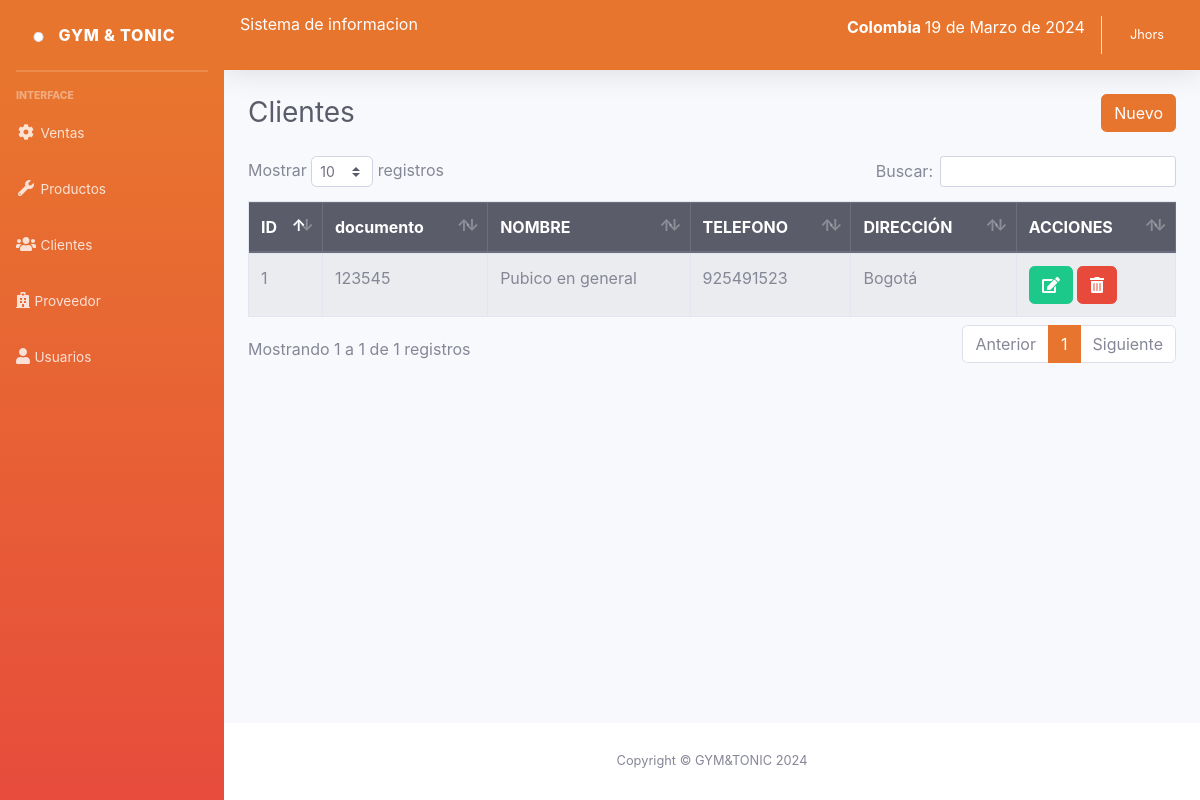
The app's page /sistema/lista_cliente.php (signed in), older data.
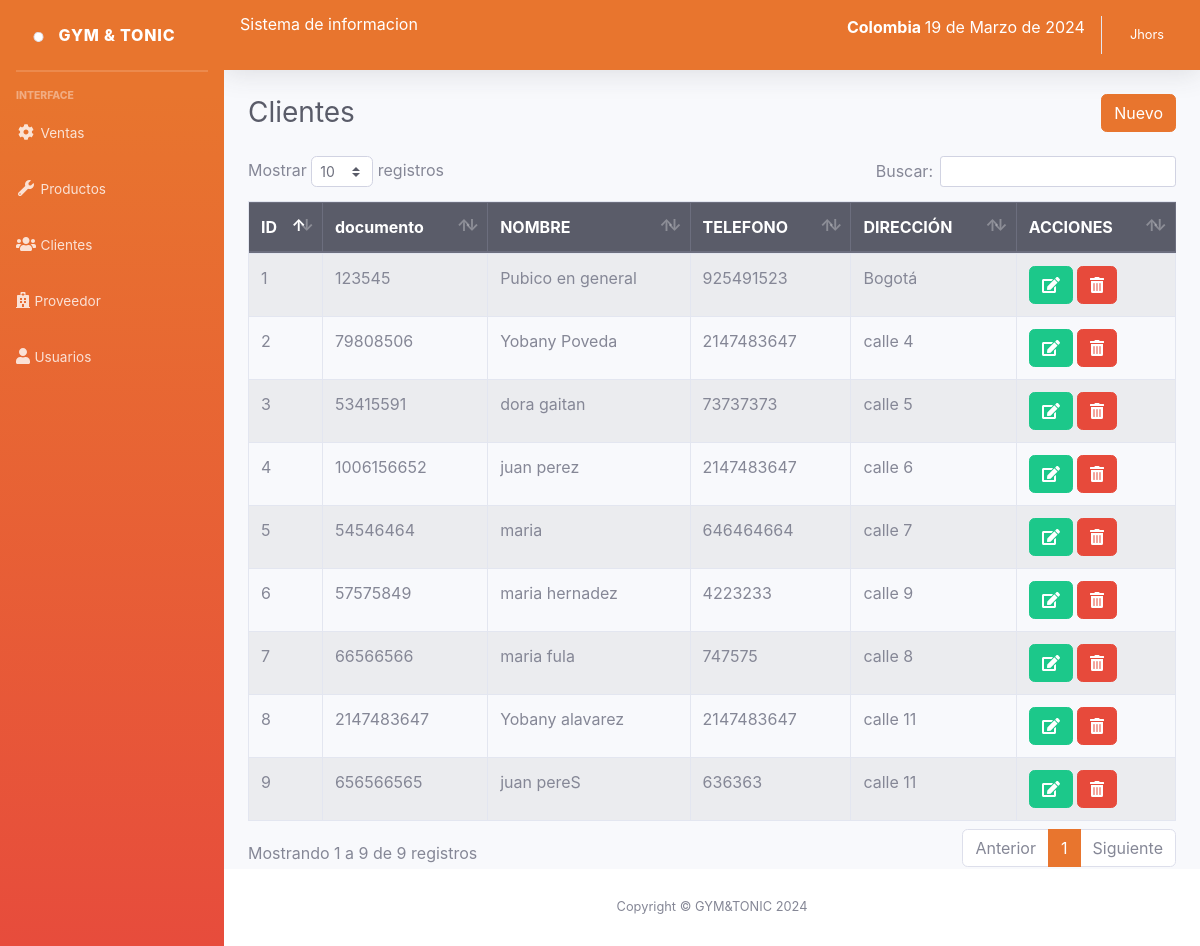
The same page, newer data.
### tables this page shows
CREATE TABLE `cliente` (
  `idcliente` int(11) NOT NULL,
  `documento` int(11) DEFAULT NULL,
  `nombre` varchar(100) NOT NULL,
  `telefono` int(15) NOT NULL,
  `direccion` varchar(200) NOT NULL,
  `usuario_id` int(11) NOT NULL
);

### sistema/includes/functions.php (called while the page is built, shortened)
<?php
	function fechaColombia(){
		$mes = array("","Enero",
					  "Febrero",
					  "Marzo",
					  "Abril",
					  "Mayo",
					  "Junio",
					  "Julio",
					  "Agosto",
					  "Septiembre",
					  "Octubre",
					  "Noviembre",
					  "Diciembre");
		return date('d')." de ". $mes[date('n')] . " de " . date('Y');
	}
 ?>

### sistema/lista_cliente.php (the view)
<?php include_once "includes/header.php"; ?>
<div class="container-fluid">
	<div class="d-sm-flex align-items-center justify-content-between mb-4">
		<h1 class="h3 mb-0 text-gray-800">Clientes</h1>
		<a href="registro_cliente.php" class="btn btn-primary">Nuevo</a>
	</div>
	<div class="row">
		<div class="col-lg-12">
			<div class="table-responsive">
				<table class="table table-striped table-bordered" id="table">
					<thead class="thead-dark">
						<tr>
							<th>ID</th>
							<th>documento</th>
							<th>NOMBRE</th>
							<th>TELEFONO</th>
							<th>DIRECCIÓN</th>
							<?php if ($_SESSION['rol'] == 1) { ?>
							<th>ACCIONES</th>
							<?php } ?>
						</tr>
					</thead>
					<tbody>
						<?php
						include "../conexion.php";
						$query = mysqli_query($conexion, "SELECT * FROM cliente");
						$result = mysqli_num_rows($query);
						if ($result > 0) {
							while ($data = mysqli_fetch_assoc($query)) { ?>
								<tr>
									<td><?php echo $data['idcliente']; ?></td>
									<td><?php echo $data['documento']; ?></td>
									<td><?php echo $data['nombre']; ?></td>
									<td><?php echo $data['telefono']; ?></td>
									<td><?php echo $data['direccion']; ?></td>
									<?php if ($_SESSION['rol'] == 1) { ?>
									<td>
										<a href="editar_cliente.php?id=<?php echo $data['idcliente']; ?>" class="btn btn-success"><i class='fas fa-edit'></i></a>
										<form action="eliminar_cliente.php?id=<?php echo $data['idcliente']; ?>" method="post" class="confirmar d-inline">
											<button class="btn btn-danger" type="submit"><i class='fas fa-trash-alt'></i> </button>
										</form>
									</td>
									<?php } ?>
								</tr>
						<?php }
						} ?>
					</tbody>
				</table>
			</div>
		</div>
	</div>
</div>
</div>
<?php include_once "includes/footer.php"; ?>

### sistema/includes/header.php (shortened to what this page needs)
<?php
include "includes/functions.php";
?>
<!DOCTYPE html>
<html lang="en">
<head>
	<link href="css/sb-admin-2.min.css" rel="stylesheet">
	<link rel="stylesheet" href="css/dataTables.bootstrap4.min.css">
</head>
<body id="page-top">
	<div id="wrapper">
		<?php include_once "includes/menu.php"; ?>
		<div id="content-wrapper" class="d-flex flex-column">
			<div id="content">
				<nav class="navbar navbar-expand navbar-light bg-primary text-white topbar mb-4 static-top shadow">
					<div class="input-group">
						<h6>Sistema de informacion </h6>
						<p class="ml-auto"><strong>Colombia </strong><?php echo fechaColombia(); ?></p>
					</div>
					<ul class="navbar-nav ml-auto">
						<li class="nav-item dropdown no-arrow">
							<a class="nav-link dropdown-toggle" href="#" id="userDropdown" role="button" data-toggle="dropdown" aria-haspopup="true" aria-expanded="false">
								<span class="mr-2 d-none d-lg-inline small text-white"><?php echo $_SESSION['nombre']; ?></span>
							</a>
						</li>
					</ul>
				</nav>

### sistema/includes/menu.php (shortened to what this page needs)
<ul class="navbar-nav bg-gradient-primary sidebar sidebar-dark accordion" id="accordionSidebar">
	<a class="sidebar-brand d-flex align-items-center justify-content-center" href="index.php">
		<div class="sidebar-brand-icon rotate-n-15">
			<img src="" class="img-thumbnail">
		</div>
		<div class="sidebar-brand-text mx-3">GYM & TONIC</div>
	</a>
	<hr class="sidebar-divider my-0">
	<hr class="sidebar-divider">
	<div class="sidebar-heading">
		Interface
	</div>
	<li class="nav-item">
		<a class="nav-link collapsed" href="#" data-toggle="collapse" data-target="#collapseTwo" aria-expanded="true" aria-controls="collapseTwo">
			<i class="fas fa-fw fa-cog"></i>
			<span>Ventas</span>
		</a>
	</li>
	<li class="nav-item">
		<a class="nav-link collapsed" href="#" data-toggle="collapse" data-target="#collapseUtilities" aria-expanded="true" aria-controls="collapseUtilities">
			<i class="fas fa-fw fa-wrench"></i>
			<span>Productos</span>
		</a>
	</li>
	<li class="nav-item">
		<a class="nav-link collapsed" href="#" data-toggle="collapse" data-target="#collapseClientes" aria-expanded="true" aria-controls="collapseUtilities">
			<i class="fas fa-users"></i>
			<span>Clientes</span>
		</a>
	</li>
	<li class="nav-item">
		<a class="nav-link collapsed" href="#" data-toggle="collapse" data-target="#collapseProveedor" aria-expanded="true" aria-controls="collapseUtilities">
			<i class="fas fa-hospital"></i>
			<span>Proveedor</span>
		</a>
	</li>
	<?php if ($_SESSION['rol'] == 1) { ?>
		<li class="nav-item">
			<a class="nav-link collapsed" href="#" data-toggle="collapse" data-target="#collapseUsuarios" aria-expanded="true" aria-controls="collapseUtilities">
				<i class="fas fa-user"></i>
				<span>Usuarios</span>
			</a>
		</li>
	<?php } ?>
</ul>

### sistema/includes/footer.php (shortened to what this page needs)
<footer class="sticky-footer bg-white">
  <div class="container my-auto">
    <div class="copyright text-center my-auto">
      <span>Copyright &copy; GYM&TONIC <?php echo date("Y"); ?></span>
    </div>
  </div>
</footer>
</div>
</div>
</body>
</html>

Row changes from the older to the newer data that the page shows:
added cliente: idcliente "2", documento "79808506", nombre "Yobany Poveda", telefono "2147483647", direccion "calle 4"
added cliente: idcliente "3", documento "53415591", nombre "dora gaitan", telefono "73737373", direccion "calle 5"
added cliente: idcliente "4", documento "1006156652", nombre "juan perez", telefono "2147483647", direccion "calle 6"
added cliente: idcliente "5", documento "54546464", nombre "maria", telefono "646464664", direccion "calle 7"
added cliente: idcliente "6", documento "57575849", nombre "maria hernadez", telefono "4223233", direccion "calle 9"
added cliente: idcliente "7", documento "66566566", nombre "maria fula", telefono "747575", direccion "calle 8"
added cliente: idcliente "8", documento "2147483647", nombre "Yobany alavarez", telefono "2147483647", direccion "calle 11"
added cliente: idcliente "9", documento "656566565", nombre "juan pereS", telefono "636363", direccion "calle 11"
Text that changed along with them:
text written by a page script: "Mostrar registros Buscar: Mostrando 1 a 1 de 1 registros Anterior 1 Siguiente" → "Mostrar registros Buscar: Mostrando 1 a 9 de 9 registros Anterior 1 Siguiente"
